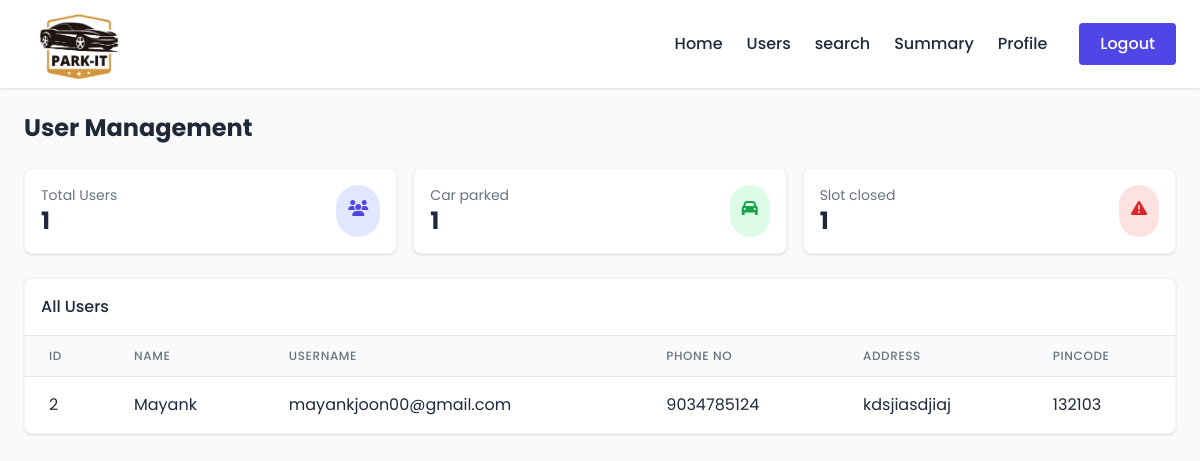
Page /admin/user_details (signed in) on the committed database.
### model_db.py (models this page shows, shortened)
class Users(db.Model):
    __tablename__ = 'users'
    id = db.Column(db.Integer, primary_key=True)
    username = db.Column(db.String(100), unique=True, nullable=False)
    passhash = db.Column(db.String(512), nullable=False)
    name = db.Column(db.String(50), nullable=False)
    address = db.Column(db.String(200))
    pincode = db.Column(db.Integer)
    role = db.Column(db.String(10))  # e.g., 'admin' or 'user'
    phone_no = db.Column(db.String(10))
    bookings = db.relationship('Booking', backref='user', lazy=True)
    parking_lots = db.relationship('ParkingLot', backref='admin', lazy=True)
    @property
    def password(self):
        raise AttributeError("Password is not a readable attribute")

### routes.py (the view)
    @app.route('/<username>/user_details')
    @auth_required
    def admin_user_details(username):
        current_user = Users.query.get(session['user_id'])
        if current_user.role != 'admin':
            flash('You do not have permission to view this page.', 'danger')
            return redirect(url_for('home'))
        users = Users.query.filter(Users.role == 'user').all()
        total_users = len(users)
        occupied_count = ParkingSpot.query.filter_by(status='occupied').count()
        closed_count=ParkingSpot.query.filter_by(status='closed').count()
        return render_template('admin/user-details.html',
                            username=username,
                            current_user=current_user,
                            users=users,
                            total_user=total_users,
                            occupied_count=occupied_count,
                            closed_count=closed_count)

### templates/admin/user-details.html (shortened to what this page needs)
{% extends "admin/base0.html" %}
{% block head %}
<script src="https://cdn.tailwindcss.com"></script>
<link rel="stylesheet" href="https://cdnjs.cloudflare.com/ajax/libs/font-awesome/6.4.0/css/all.min.css">
{% endblock %}
{% block content %}
<div class="bg-gray-50">
    <div class="flex h-screen">
        <div class="flex-1 w-full transition-all duration-300">
            <main class="p-4 md:p-6">
                <div class="flex justify-between items-center mb-6">
                    <h2 class="text-2xl font-bold text-gray-800">User Management</h2>
                </div>
                <div class="grid grid-cols-1 md:grid-cols-2 lg:grid-cols-3 gap-4 mb-6">
                    <div class="bg-white p-4 rounded-lg shadow border border-gray-100">
                        <div class="flex justify-between">
                            <div>
                                <p class="text-sm text-gray-500">Total Users</p>
                                <p class="text-2xl font-bold">{{ total_user }}</p>
                            </div>
                            <div class="bg-indigo-100 text-indigo-600 p-3 rounded-full">
                                <i class="fas fa-users"></i>
                            </div>
                        </div>
                    </div>
                    <div class="bg-white p-4 rounded-lg shadow border border-gray-100">
                        <div class="flex justify-between">
                            <div>
                                <p class="text-sm text-gray-500">Car parked</p>
                                <p class="text-2xl font-bold">{{ occupied_count }}</p>
                            </div>
                            <div class="bg-green-100 text-green-600 p-3 rounded-full">
                                <i class="fas fa-car"></i>
                            </div>
                        </div>
                    </div>
                    <div class="bg-white p-4 rounded-lg shadow border border-gray-100">
                        <div class="flex justify-between">
                            <div>
                                <p class="text-sm text-gray-500">Slot closed</p>
                                <p class="text-2xl font-bold">{{ closed_count }}</p>
                            </div>
                            <div class="bg-red-100 text-red-600 p-3 rounded-full">
                                <i class="fas fa-exclamation-triangle"></i>
                            </div>
                        </div>
                    </div>
                </div>
                <div class="bg-white rounded-lg shadow overflow-hidden border border-gray-100">
                    <div class="p-4 border-b border-gray-200 flex justify-between items-center">
                        <h3 class="font-medium">All Users</h3>
                    </div>
                    <div class="overflow-x-auto">
                        <table class="min-w-full divide-y divide-gray-200">
                            <thead class="bg-gray-50">
                                <tr>
                                    <th class="px-6 py-3 text-left text-xs font-medium text-gray-500 uppercase tracking-wider">ID</th>
                                    <th class="px-6 py-3 text-left text-xs font-medium text-gray-500 uppercase tracking-wider">Name</th>
                                    <th class="px-6 py-3 text-left text-xs font-medium text-gray-500 uppercase tracking-wider">Username</th>
                                    <th class="px-6 py-3 text-left text-xs font-medium text-gray-500 uppercase tracking-wider">Phone No</th>
                                    <th class="px-6 py-3 text-left text-xs font-medium text-gray-500 uppercase tracking-wider">Address</th>
                                    <th class="px-6 py-3 text-left text-xs font-medium text-gray-500 uppercase tracking-wider">Pincode</th>
                                </tr>
                            </thead>
                            <tbody class="bg-white divide-y divide-gray-200">
                                {% for user in users %}
                                    <tr>
                                        <td class="px-6 py-4 whitespace-nowrap">{{ user.id}}</td>
                                        <td class="px-6 py-4 whitespace-nowrap">{{user.name}}</td>
                                        <td class="px-6 py-4 whitespace-nowrap">{{user.username}}</td>
                                        <td class="px-6 py-4 whitespace-nowrap">{{user.phone_no}}</td>
                                        <td class="px-6 py-4 whitespace-nowrap">{{user.address}}</td>
                                        <td class="px-6 py-4 whitespace-nowrap">{{user.pincode}}</td>
                                    </tr>
                                {% endfor %}
                            </tbody>
                        </table>
                    </div>
                </div>
            </main>
        </div>
    </div>
</div>
{% endblock %}

### templates/admin/user-details.html (style rules this page uses)
:root { --primary: #4f46e5; --secondary: #10b981; --danger: #ef4444; }

### templates/admin/base0.html (style rules this page uses)
:root { --primary-color: #4f46e5; --secondary-color: #10b981; --dark-color: #1e293b; --light-color: #f8fafc; --gray-color: #64748b; --max-width: 1200px; --shadow-sm: 0 1px 3px rgba(0, 0, 0, 0.12); --shadow-md: 0 4px 6px rgba(0, 0, 0, 0.1); --shadow-lg: 0 10px 15px rgba(0, 0, 0, 0.1); --transition: all 0.3s ease; }
* { margin: 0; padding: 0; box-sizing: border-box; }
body { font-family: 'Poppins', sans-serif; color: var(--dark-color); line-height: 1.6; display: flex; flex-direction: column; min-height: 100vh; background-color: #f9fafb; }
main { flex: 1; padding: 0rem 0; }

### rows in the picture
Users: id "2", name "Mayank", username "mayankjoon00@gmail.com", phone_no "9034785124", address "kdsjiasdjiaj", pincode "132103"

### other values in the picture
{{ total_user }} "1"
{{ occupied_count }} "1"
{{ closed_count }} "1"
